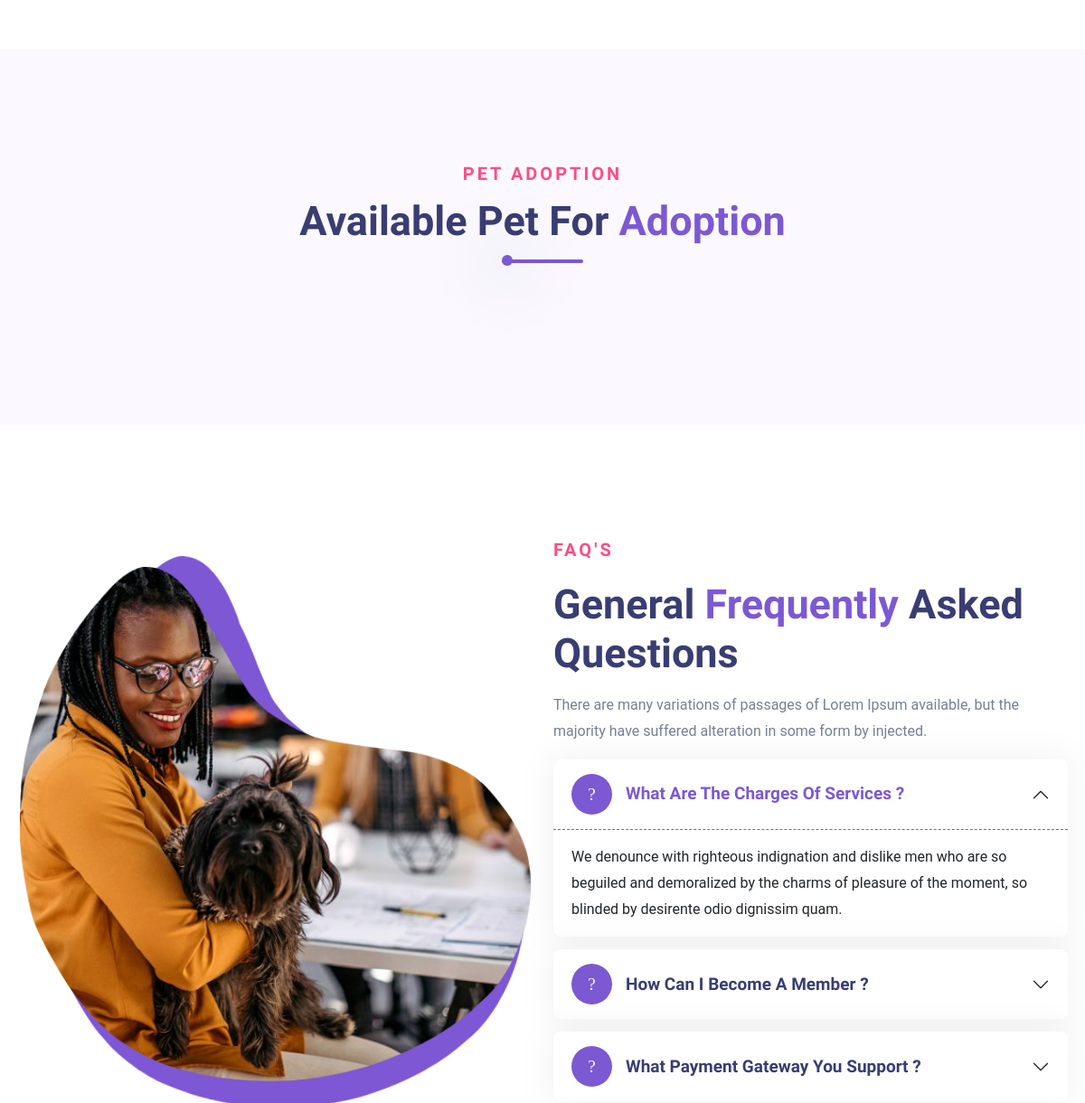
Before: /adopt/ (middle part) with the older database file.
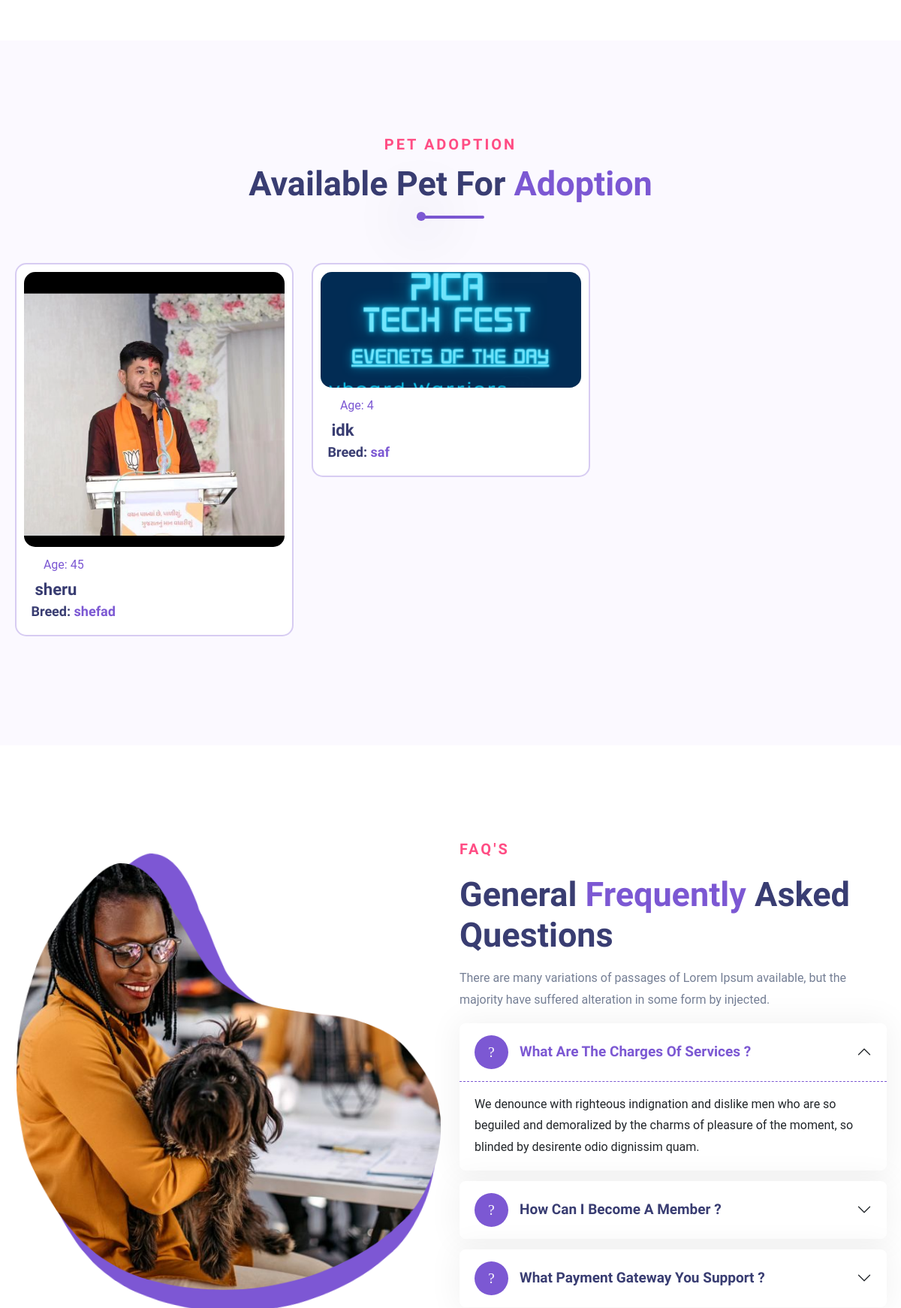
After: the same page with the newer database file.
### myapp/models.py (models this page shows)
class petDB(models.Model):
    petName = models.CharField(max_length=30)
    petImage = models.ImageField(upload_to='photos')
    petDescription = models.TextField()
    petAge = models.IntegerField()
    petBreed = models.CharField(max_length=30)
    petCategory = models.ForeignKey(petCategoryDB,on_delete=models.CASCADE)
    ShelterId = models.ForeignKey(shelterDB,on_delete = models.CASCADE)
    PetAddTimeStamp = models.DateTimeField(auto_now_add=True)
    def pet_photo(self):
        return mark_safe('<img src="{}" width="100"/>'.format(self.petImage.url))
    pet_photo.allow_tags = True

### myapp/views.py (the view)
# urls.py: path('adopt/',views.getadoption),
def getadoption(request):
    fetchpet = petDB.objects.all()
    context = {
        "datapet" : fetchpet
    }
    return render(request,"adoption.html",context)

### myapp/templates/adoption.html (shortened to what the changed rows need)
<!DOCTYPE html>
<html lang="en">
<head>
    <link rel="stylesheet" href="/static/css/bootstrap.min.css">
    <link rel="stylesheet" href="/static/css/all-fontawesome.min.css">
    <link rel="stylesheet" href="/static/css/icomoon.css">
    <link rel="stylesheet" href="/static/css/animate.min.css">
    <link rel="stylesheet" href="/static/css/magnific-popup.min.css">
    <link rel="stylesheet" href="/static/css/owl.carousel.min.css">
    <link rel="stylesheet" href="/static/css/style.css">
</head>
<body>
    <main class="main">
        <div class="pet-adoption bg py-120">
            <div class="container">
                <div class="row">
                    <div class="col-lg-6 mx-auto wow fadeInDown" data-wow-duration="1s" data-wow-delay=".25s">
                        <div class="site-heading text-center">
                            <h2 class="site-title">Available Pet For <span>Adoption</span></h2>
                        </div>
                    </div>
                </div>
                <div class="row">
                    {% for i in datapet %}
                    <div class="col-md-6 col-lg-4">
                        <div class="pet-item wow fadeInUp" data-wow-duration="1s" data-wow-delay=".75s">
                            <div class="pet-img">
                                <a href="/spp/{{ i.id }}"><img src="/media/{{ i.petImage }}" alt=""></a>
                            </div>
                            <div class="pet-content">
                                <span><i class="far fa-calendar-days"></i> Age: {{ i.petAge }}</span>
                                <h4><a href="#">{{ i.petName }}</a></h4>
                                <h5>Breed: <span>{{ i.petBreed }}</span></h5>
                            </div>
                        </div>
                    </div>
                    {% endfor %}
                </div>
            </div>
        </div>
        <div class="faq-area py-120">
            <div class="container">
                <div class="row align-items-center">
                    <div class="col-lg-6">
                        <div class="faq-right wow fadeInUp" data-wow-duration="1s" data-wow-delay=".25s">
                            <div class="site-heading mb-3">
                                <h2 class="site-title my-3">General <span>frequently</span> asked questions</h2>
                            </div>
                            <div class="mt-3">
                                <div class="accordion" id="accordionExample">
                                    <div class="accordion-item">
                                        <h2 class="accordion-header" id="headingOne">
                                            <button class="accordion-button" type="button" data-bs-toggle="collapse"
                                                data-bs-target="#collapseOne" aria-expanded="true" aria-controls="collapseOne">
                                                <span><i class="far fa-question"></i></span> What Are The Charges Of Services ?
                                            </button>
                                        </h2>
                                    </div>
                                    <div class="accordion-item">
                                        <h2 class="accordion-header" id="headingTwo">
                                            <button class="accordion-button collapsed" type="button" data-bs-toggle="collapse"
                                                data-bs-target="#collapseTwo" aria-expanded="false" aria-controls="collapseTwo">
                                                <span><i class="far fa-question"></i></span> How Can I Become A Member
                                                ?
                                            </button>
                                        </h2>
                                    </div>
                                    <div class="accordion-item">
                                        <h2 class="accordion-header" id="headingThree">
                                            <button class="accordion-button collapsed" type="button" data-bs-toggle="collapse"
                                                data-bs-target="#collapseThree" aria-expanded="false"
                                                aria-controls="collapseThree">
                                                <span><i class="far fa-question"></i></span> What Payment Gateway You Support ?
                                            </button>
                                        </h2>
                                    </div>
                                </div>
                            </div>
                        </div>
                    </div>
                </div>
            </div>
        </div>
    </main>
</body>
</html>

Changed rows visible on the page:
added petDB: petImage (picture), petAge "45", petName "sheru", petBreed "shefad"
added petDB: petImage (picture), petAge "4", petName "idk", petBreed "saf"
